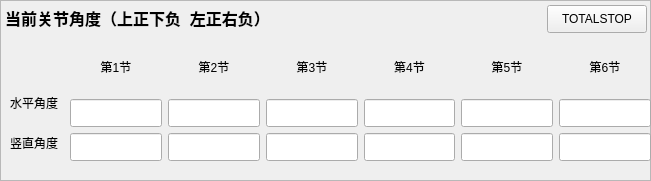
     <widget class="QFrame" name="frame_7">
      <property name="geometry">
       <rect>
        <x>0</x>
        <y>270</y>
        <width>651</width>
        <height>181</height>
       </rect>
      </property>
      <property name="frameShape">
       <enum>QFrame::Shape::StyledPanel</enum>
      </property>
      <property name="frameShadow">
       <enum>QFrame::Shadow::Raised</enum>
      </property>
      <widget class="QPushButton" name="Total_Stop_Button">
       <property name="geometry">
        <rect>
         <x>547</x>
         <y>5</y>
         <width>100</width>
         <height>28</height>
        </rect>
       </property>
       <property name="minimumSize">
        <size>
         <width>100</width>
         <height>25</height>
        </size>
       </property>
       <property name="text">
        <string>TOTALSTOP</string>
       </property>
      </widget>
      <widget class="QLabel" name="label_59">
       <property name="geometry">
        <rect>
         <x>5</x>
         <y>5</y>
         <width>271</width>
         <height>25</height>
        </rect>
       </property>
       <property name="font">
        <font>
         <pointsize>12</pointsize>
         <bold>true</bold>
        </font>
       </property>
       <property name="text">
        <string>当前关节角度（上正下负  左正右负）</string>
       </property>
       <property name="alignment">
        <set>Qt::AlignmentFlag::AlignLeading|Qt::AlignmentFlag::AlignLeft|Qt::AlignmentFlag::AlignVCenter</set>
       </property>
      </widget>
      <widget class="QLabel" name="label_32">
       <property name="geometry">
        <rect>
         <x>10</x>
         <y>90</y>
         <width>60</width>
         <height>25</height>
        </rect>
       </property>
       <property name="minimumSize">
        <size>
         <width>0</width>
         <height>25</height>
        </size>
       </property>
       <property name="text">
        <string>水平角度</string>
       </property>
      </widget>
      <widget class="QLabel" name="label_61">
       <property name="geometry">
        <rect>
         <x>10</x>
         <y>130</y>
         <width>60</width>
         <height>25</height>
        </rect>
       </property>
       <property name="minimumSize">
        <size>
         <width>0</width>
         <height>25</height>
        </size>
       </property>
       <property name="text">
        <string>竖直角度</string>
       </property>
      </widget>
      <widget class="QWidget" name="layoutWidget">
       <property name="geometry">
        <rect>
         <x>70</x>
         <y>40</y>
         <width>581</width>
         <height>121</height>
        </rect>
       </property>
       <layout class="QGridLayout" name="gridLayout_2">
        <item row="2" column="3">
         <widget class="QLineEdit" name="Cur_Ver_Ang4">
          <property name="minimumSize">
           <size>
            <width>0</width>
            <height>28</height>
           </size>
          </property>
          <property name="text">
           <string/>
          </property>
          <property name="maxLength">
           <number>10</number>
          </property>
          <property name="alignment">
           <set>Qt::AlignmentFlag::AlignCenter</set>
          </property>
          <property name="readOnly">
           <bool>true</bool>
          </property>
         </widget>
        </item>
        <item row="2" column="1">
         <widget class="QLineEdit" name="Cur_Ver_Ang2">
          <property name="minimumSize">
           <size>
            <width>0</width>
            <height>28</height>
           </size>
          </property>
          <property name="text">
           <string/>
          </property>
          <property name="maxLength">
           <number>10</number>
          </property>
          <property name="alignment">
           <set>Qt::AlignmentFlag::AlignCenter</set>
          </property>
          <property name="readOnly">
           <bool>true</bool>
          </property>
         </widget>
        </item>
        <item row="1" column="3">
         <widget class="QLineEdit" name="Cur_Hor_Ang4">
          <property name="minimumSize">
           <size>
            <width>0</width>
            <height>28</height>
           </size>
          </property>
          <property name="text">
           <string/>
          </property>
          <property name="maxLength">
           <number>10</number>
          </property>
          <property name="alignment">
           <set>Qt::AlignmentFlag::AlignCenter</set>
          </property>
          <property name="readOnly">
           <bool>true</bool>
          </property>
         </widget>
        </item>
        <item row="2" column="0">
         <widget class="QLineEdit" name="Cur_Ver_Ang1">
          <property name="minimumSize">
           <size>
            <width>0</width>
            <height>28</height>
           </size>
          </property>
          <property name="text">
           <string/>
          </property>
          <property name="maxLength">
           <number>10</number>
          </property>
          <property name="alignment">
           <set>Qt::AlignmentFlag::AlignCenter</set>
          </property>
          <property name="readOnly">
           <bool>true</bool>
          </property>
         </widget>
        </item>
        <item row="0" column="1">
         <widget class="QLabel" name="label_50">
          <property name="minimumSize">
           <size>
            <width>0</width>
            <height>25</height>
           </size>
          </property>
          <property name="text">
           <string>第2节</string>
          </property>
          <property name="alignment">
           <set>Qt::AlignmentFlag::AlignCenter</set>
          </property>
         </widget>
        </item>
        <item row="0" column="2">
         <widget class="QLabel" name="label_60">
          <property name="minimumSize">
           <size>
            <width>0</width>
            <height>25</height>
           </size>
          </property>
          <property name="text">
           <string>第3节</string>
          </property>
          <property name="alignment">
           <set>Qt::AlignmentFlag::AlignCenter</set>
          </property>
         </widget>
        </item>
        <item row="0" column="5">
         <widget class="QLabel" name="label_55">
          <property name="minimumSize">
           <size>
            <width>0</width>
            <height>25</height>
           </size>
          </property>
          <property name="text">
           <string>第6节</string>
          </property>
          <property name="alignment">
           <set>Qt::AlignmentFlag::AlignCenter</set>
          </property>
         </widget>
        </item>
        <item row="1" column="5">
         <widget class="QLineEdit" name="Cur_Hor_Ang6">
          <property name="minimumSize">
           <size>
            <width>0</width>
            <height>28</height>
           </size>
          </property>
          <property name="text">
           <string/>
          </property>
          <property name="maxLength">
           <number>10</number>
          </property>
          <property name="alignment">
           <set>Qt::AlignmentFlag::AlignCenter</set>
          </property>
          <property name="readOnly">
           <bool>true</bool>
          </property>
         </widget>
        </item>
        <item row="0" column="4">
         <widget class="QLabel" name="label_56">
          <property name="minimumSize">
           <size>
            <width>0</width>
            <height>25</height>
           </size>
          </property>
          <property name="text">
           <string>第5节</string>
          </property>
          <property name="alignment">
           <set>Qt::AlignmentFlag::AlignCenter</set>
          </property>
         </widget>
        </item>
        <item row="1" column="1">
         <widget class="QLineEdit" name="Cur_Hor_Ang2">
          <property name="minimumSize">
           <size>
            <width>0</width>
            <height>28</height>
           </size>
          </property>
          <property name="text">
           <string/>
          </property>
          <property name="maxLength">
           <number>10</number>
          </property>
          <property name="alignment">
           <set>Qt::AlignmentFlag::AlignCenter</set>
          </property>
          <property name="readOnly">
           <bool>true</bool>
          </property>
         </widget>
        </item>
        <item row="1" column="0">
         <widget class="QLineEdit" name="Cur_Hor_Ang1">
          <property name="minimumSize">
           <size>
            <width>0</width>
            <height>28</height>
           </size>
          </property>
          <property name="text">
           <string/>
          </property>
          <property name="maxLength">
           <number>10</number>
          </property>
          <property name="alignment">
           <set>Qt::AlignmentFlag::AlignCenter</set>
          </property>
          <property name="readOnly">
           <bool>true</bool>
          </property>
         </widget>
        </item>
        <item row="2" column="5">
         <widget class="QLineEdit" name="Cur_Ver_Ang6">
          <property name="minimumSize">
           <size>
            <width>0</width>
            <height>28</height>
           </size>
          </property>
          <property name="text">
           <string/>
          </property>
          <property name="maxLength">
           <number>10</number>
          </property>
          <property name="alignment">
           <set>Qt::AlignmentFlag::AlignCenter</set>
          </property>
          <property name="readOnly">
           <bool>true</bool>
          </property>
         </widget>
        </item>
        <item row="0" column="3">
         <widget class="QLabel" name="label_67">
          <property name="minimumSize">
           <size>
            <width>0</width>
            <height>25</height>
           </size>
          </property>
          <property name="text">
           <string>第4节</string>
          </property>
          <property name="alignment">
           <set>Qt::AlignmentFlag::AlignCenter</set>
          </property>
         </widget>
        </item>
        <item row="2" column="4">
         <widget class="QLineEdit" name="Cur_Ver_Ang5">
          <property name="minimumSize">
           <size>
            <width>0</width>
            <height>28</height>
           </size>
          </property>
          <property name="text">
           <string/>
          </property>
          <property name="maxLength">
           <number>10</number>
          </property>
          <property name="alignment">
           <set>Qt::AlignmentFlag::AlignCenter</set>
          </property>
          <property name="readOnly">
           <bool>true</bool>
          </property>
         </widget>
        </item>
        <item row="1" column="2">
         <widget class="QLineEdit" name="Cur_Hor_Ang3">
          <property name="minimumSize">
           <size>
            <width>0</width>
            <height>28</height>
           </size>
          </property>
          <property name="text">
           <string/>
          </property>
          <property name="maxLength">
           <number>10</number>
          </property>
          <property name="alignment">
           <set>Qt::AlignmentFlag::AlignCenter</set>
          </property>
          <property name="readOnly">
           <bool>true</bool>
          </property>
         </widget>
        </item>
        <item row="2" column="2">
         <widget class="QLineEdit" name="Cur_Ver_Ang3">
          <property name="minimumSize">
           <size>
            <width>0</width>
            <height>28</height>
           </size>
          </property>
          <property name="text">
           <string/>
          </property>
          <property name="maxLength">
           <number>10</number>
          </property>
          <property name="alignment">
           <set>Qt::AlignmentFlag::AlignCenter</set>
          </property>
          <property name="readOnly">
           <bool>true</bool>
          </property>
         </widget>
        </item>
        <item row="1" column="4">
         <widget class="QLineEdit" name="Cur_Hor_Ang5">
          <property name="minimumSize">
           <size>
            <width>0</width>
            <height>28</height>
           </size>
          </property>
          <property name="text">
           <string/>
          </property>
          <property name="maxLength">
           <number>10</number>
          </property>
          <property name="alignment">
           <set>Qt::AlignmentFlag::AlignCenter</set>
          </property>
          <property name="readOnly">
           <bool>true</bool>
          </property>
         </widget>
        </item>
        <item row="0" column="0">
         <widget class="QLabel" name="label_53">
          <property name="minimumSize">
           <size>
            <width>0</width>
            <height>25</height>
           </size>
          </property>
          <property name="text">
           <string>第1节</string>
          </property>
          <property name="alignment">
           <set>Qt::AlignmentFlag::AlignCenter</set>
          </property>
         </widget>
        </item>
       </layout>
      </widget>
     </widget>
